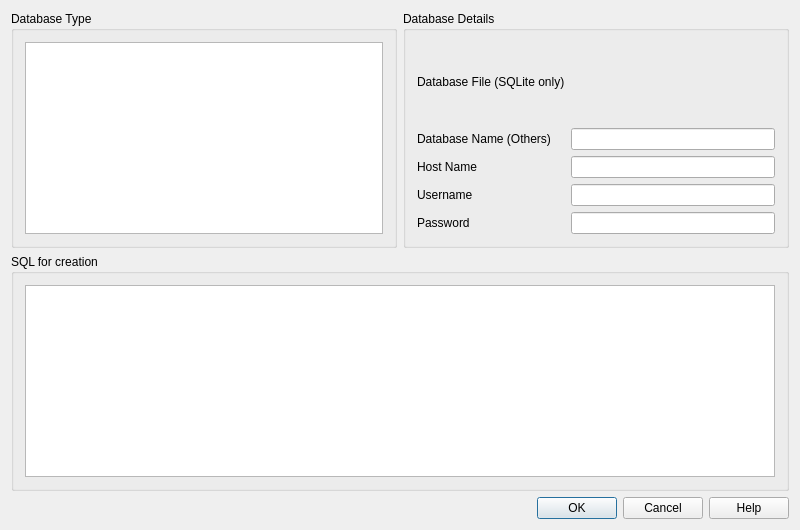
<?xml version="1.0" encoding="UTF-8"?>
<ui version="4.0">
 <class>KGenerateSqlDlg</class>
 <widget class="QWidget" name="KGenerateSqlDlg">
  <property name="geometry">
   <rect>
    <x>0</x>
    <y>0</y>
    <width>800</width>
    <height>528</height>
   </rect>
  </property>
  <property name="sizePolicy">
   <sizepolicy hsizetype="Minimum" vsizetype="Minimum">
    <horstretch>0</horstretch>
    <verstretch>0</verstretch>
   </sizepolicy>
  </property>
  <property name="minimumSize">
   <size>
    <width>0</width>
    <height>0</height>
   </size>
  </property>
  <property name="baseSize">
   <size>
    <width>518</width>
    <height>679</height>
   </size>
  </property>
  <property name="windowTitle">
   <string>KMyMoney - Generate SQL</string>
  </property>
  <layout class="QVBoxLayout" name="verticalLayout_3">
   <item>
    <layout class="QHBoxLayout" name="horizontalLayout">
     <item>
      <widget class="QGroupBox" name="groupBox1">
       <property name="title">
        <string>Database Type</string>
       </property>
       <layout class="QVBoxLayout" name="verticalLayout">
        <item>
         <widget class="QListWidget" name="listDrivers">
          <property name="sizePolicy">
           <sizepolicy hsizetype="Expanding" vsizetype="MinimumExpanding">
            <horstretch>0</horstretch>
            <verstretch>0</verstretch>
           </sizepolicy>
          </property>
         </widget>
        </item>
       </layout>
      </widget>
     </item>
     <item>
      <widget class="QGroupBox" name="groupBox">
       <property name="title">
        <string>Database Details</string>
       </property>
       <layout class="QVBoxLayout" name="verticalLayout_2">
        <item>
         <layout class="QGridLayout" name="gridLayout">
          <item row="0" column="0">
           <widget class="QLabel" name="label">
            <property name="text">
             <string>Database File (SQLite only)</string>
            </property>
           </widget>
          </item>
          <item row="0" column="1">
           <widget class="KUrlRequester" name="urlSqlite"/>
          </item>
          <item row="1" column="0">
           <widget class="QLabel" name="label_2">
            <property name="text">
             <string>Database Name (Others)</string>
            </property>
           </widget>
          </item>
          <item row="1" column="1">
           <widget class="KLineEdit" name="textDbName"/>
          </item>
          <item row="2" column="0">
           <widget class="QLabel" name="label_3">
            <property name="text">
             <string>Host Name</string>
            </property>
           </widget>
          </item>
          <item row="2" column="1">
           <widget class="KLineEdit" name="textHostName"/>
          </item>
          <item row="3" column="0">
           <widget class="QLabel" name="label_4">
            <property name="text">
             <string>Username</string>
            </property>
           </widget>
          </item>
          <item row="3" column="1">
           <widget class="KLineEdit" name="textUserName"/>
          </item>
          <item row="4" column="0">
           <widget class="QLabel" name="label_5">
            <property name="text">
             <string>Password</string>
            </property>
           </widget>
          </item>
          <item row="4" column="1">
           <widget class="KLineEdit" name="textPassword">
            <property name="echoMode">
             <enum>QLineEdit::Password</enum>
            </property>
           </widget>
          </item>
         </layout>
        </item>
       </layout>
      </widget>
     </item>
    </layout>
   </item>
   <item>
    <widget class="QGroupBox" name="groupBox_2">
     <property name="title">
      <string>SQL for creation</string>
     </property>
     <layout class="QVBoxLayout" name="verticalLayout_7">
      <item>
       <widget class="KTextEdit" name="textSQL">
        <property name="sizePolicy">
         <sizepolicy hsizetype="Expanding" vsizetype="MinimumExpanding">
          <horstretch>0</horstretch>
          <verstretch>1</verstretch>
         </sizepolicy>
        </property>
       </widget>
      </item>
     </layout>
    </widget>
   </item>
   <item>
    <widget class="QDialogButtonBox" name="buttonBox">
     <property name="standardButtons">
      <set>QDialogButtonBox::Cancel|QDialogButtonBox::Help|QDialogButtonBox::Ok</set>
     </property>
     <property name="centerButtons">
      <bool>false</bool>
     </property>
    </widget>
   </item>
  </layout>
 </widget>
 <layoutdefault spacing="6" margin="11"/>
 <customwidgets>
  <customwidget>
   <class>KTextEdit</class>
   <extends>QTextEdit</extends>
   <header>ktextedit.h</header>
  </customwidget>
  <customwidget>
   <class>KLineEdit</class>
   <extends>QLineEdit</extends>
   <header>klineedit.h</header>
  </customwidget>
  <customwidget>
   <class>KUrlRequester</class>
   <extends>QWidget</extends>
   <header>kurlrequester.h</header>
  </customwidget>
 </customwidgets>
 <resources/>
 <connections/>
</ui>
